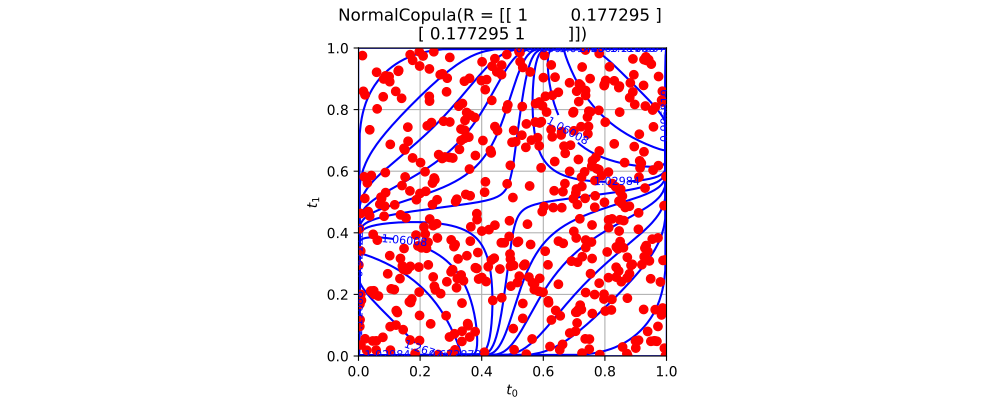

Recreate this plot in Python.
import openturns as ot
from matplotlib import pyplot as plt
from openturns.viewer import View
ot.RandomGenerator.SetSeed(0)
factory = ot.NormalCopulaFactory()
ref = factory.build()
dimension = ref.getDimension()
if dimension <= 2:
    sample = ref.getSample(50)
    distribution = factory.build(sample)
    if dimension == 1:
        distribution.setDescription(['$t$'])
        pdf_graph = distribution.drawPDF(256)
        cloud = ot.Cloud(sample, ot.Sample(sample.getSize(), 1))
        cloud.setColor('blue')
        cloud.setPointStyle('fcircle')
        pdf_graph.add(cloud)
        fig = plt.figure(figsize=(10, 4))
        plt.suptitle(str(distribution))
        pdf_axis = fig.add_subplot(111)
        View(pdf_graph, figure=fig, axes=[pdf_axis], add_legend=False)
    else:
        sample = ref.getSample(500)
        distribution.setDescription(['$t_0$', '$t_1$'])
        pdf_graph = distribution.drawPDF([256]*2)
        cloud = ot.Cloud(sample)
        cloud.setColor('red')
        cloud.setPointStyle('fcircle')
        pdf_graph.add(cloud)
        fig = plt.figure(figsize=(10, 4))
        plt.suptitle(str(distribution))
        pdf_axis = fig.add_subplot(111)
        View(pdf_graph, figure=fig, axes=[pdf_axis], add_legend=False, square_axes=True)
